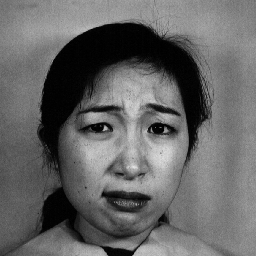
#> input picture dataset/jaffe/KA.DI2.43.tiff, 256 x 256 px; its folder holds 4 pictures in this run
$ jupyter execute fisher_LDA.ipynb
#> lines starting #> are read from the running program, lines starting #| are printed output that depends on the picture
# <center>Homework #4 on Satatistical Patern Recognition</center>

Name: Hesam Mousavi(9931155)

Group: #15

<script type="text/x-mathjax-config">
MathJax.Hub.Config({
tex2jax: {
inlineMath: [['$','$'], ['\\(','\\)']],
processEscapes: true},
jax: ["input/TeX","input/MathML","input/AsciiMath","output/CommonHTML"],
extensions: ["tex2jax.js","mml2jax.js","asciimath2jax.js","MathMenu.js","MathZoom.js","AssistiveMML.js", "[Contrib]/a11y/accessibility-menu.js"],
TeX: {
extensions: ["AMSmath.js","AMSsymbols.js","noErrors.js","noUndefined.js"],
equationNumbers: {
autoNumber: "AMS"
}
}
});
</script>

[cell 1]
import cv2
import os
import numpy as np
import matplotlib.pyplot as plt

## Read images

Our dataset here is images of 170 faces dimentions 256x256 and the goal here is to read this images in gray scale mode and resize them to dimentions 64x64

File name here is like XX.YY.000.tiff which XX is short form of person name and YY is short form of his/her feeling

[cell 2]
img_size = 64

images = []
name_feeling = []

folder = 'dataset/jaffe'
directory = os.path.abspath('')
folder_path = os.path.join(directory, folder)
for img_name in os.listdir(folder_path):
    name_feeling.append(img_name.split('.')[0:-1])
    img_path = os.path.join(folder_path, img_name)
    img_mat = cv2.imread(img_path, cv2.IMREAD_GRAYSCALE)
#> img_mat is the input picture: shape (256, 256); min 0, max 226, mean 101.9
    if img_mat is not None:
        resized_img_mat = cv2.resize(img_mat, (img_size, img_size))
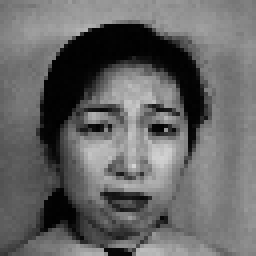
#> resized_img_mat: shape (64, 64) (shown 4 times larger); min 1, max 210, mean 102
        images.append(resized_img_mat)
#> pass 2 of the loop `for img_name in os.listdir(folder_path):`:
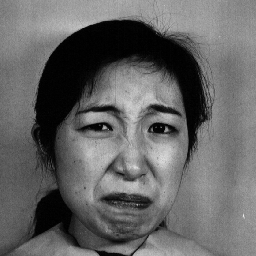
#> input picture dataset/jaffe/KA.DI3.44.tiff, 256 x 256 px
#> img_mat is the input picture: shape (256, 256); min 0, max 237, mean 101.2
#> `resized_img_mat = cv2.resize(img_mat, (img_size, img_size))`:
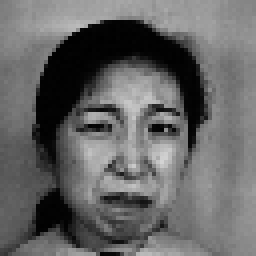
#> resized_img_mat: shape (64, 64) (shown 4 times larger); min 0, max 211, mean 101.4
#> pass 3 of the loop `for img_name in os.listdir(folder_path):`:
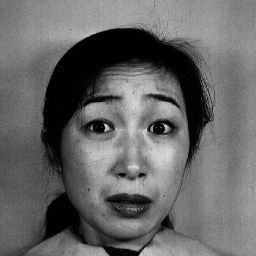
#> input picture dataset/jaffe/KA.FE3.47.tiff, 256 x 256 px
#> img_mat is the input picture: shape (256, 256); min 0, max 224, mean 102.7
#> `resized_img_mat = cv2.resize(img_mat, (img_size, img_size))`:
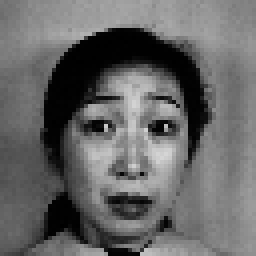
#> resized_img_mat: shape (64, 64) (shown 4 times larger); min 0, max 213, mean 102.7
#> the loop made 4 passes; the first 3 are shown

images = np.array(images)
name_feeling = np.array(name_feeling).reshape((-1, 3))
number_of_image = name_feeling.shape[0]
#> number_of_image = 4

for rnd in np.random.randint(number_of_image, size=5):
    plt.imshow(images[rnd],  cmap="gray")
    plt.title(f'name: {name_feeling[rnd][0]}, feeling: {name_feeling[rnd][1]}')
    plt.show()
#> this loop made 5 passes
#> pass 2, `plt.show()`:
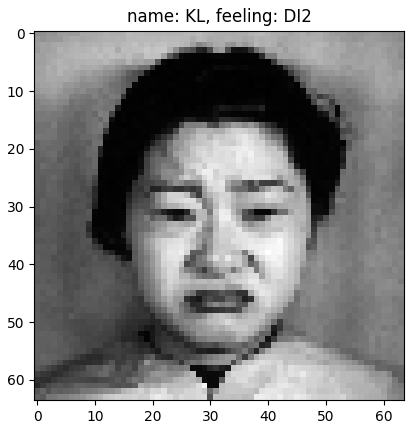
#> figure drawn by matplotlib, 1 panel
